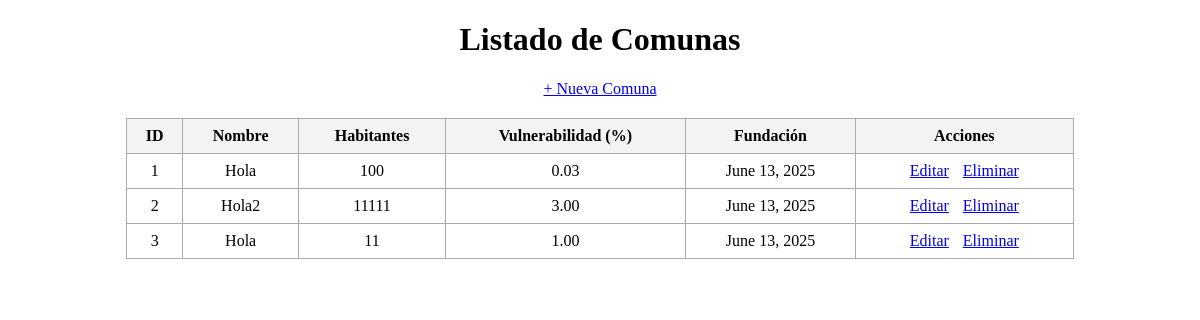
Before: /comunas/ with the older database file.
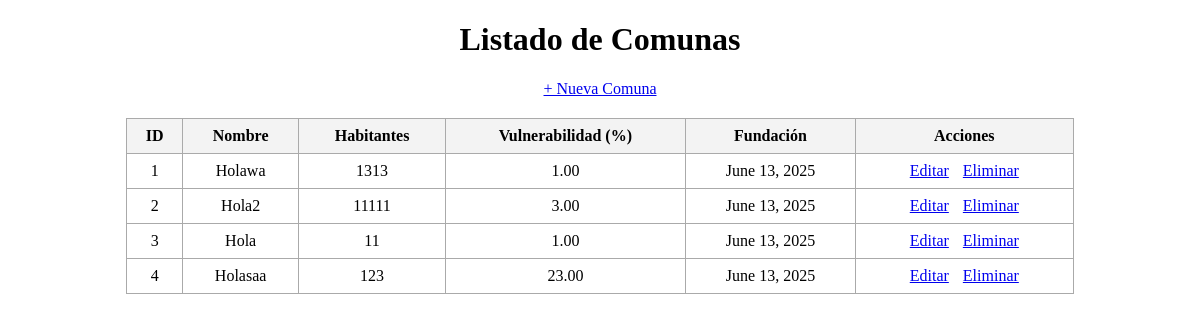
After: the same page with the newer database file.
### MisComunas/models.py (models this page shows)
class comuna(models.Model):
 id = models.IntegerField(primary_key=True)
 nombre =models.CharField(max_length=50)
 cantidad_habitantes = models.IntegerField(null=True)
 tasa_de_vulneribilidad = models.DecimalField(max_digits=10, decimal_places=2, default=0)
 fecha_fundacion = models.DateField(default=timezone.now)

### MisComunas/views.py (the view)
# urls.py: path('', lambda request: redirect('comuna_list')),
def comuna_list(request):
    comunas = comuna.objects.all()
    return render(request, 'MisComunas/list.html', {'comunas': comunas})

### MisComunas/templates/MisComunas/list.html (shortened to what this page needs)
<!DOCTYPE html>
<html lang="es">
<head>
</head>
<body>
    <h1 style="text-align:center;">Listado de Comunas</h1>
    <div style="text-align:center; margin-bottom: 20px;">
        <a href="{% url 'comuna_create' %}">+ Nueva Comuna</a>
    </div>
    <table>
        <thead>
            <tr>
                <th>ID</th>
                <th>Nombre</th>
                <th>Habitantes</th>
                <th>Vulnerabilidad (%)</th>
                <th>Fundación</th>
                <th>Acciones</th>
            </tr>
        </thead>
        <tbody>
            {% for comuna in comunas %}
            <tr>
                <td>{{ comuna.id }}</td>
                <td>{{ comuna.nombre }}</td>
                <td>{{ comuna.cantidad_habitantes }}</td>
                <td>{{ comuna.tasa_de_vulneribilidad }}</td>
                <td>{{ comuna.fecha_fundacion }}</td>
                <td>
                    <a href="{% url 'comuna_update' comuna.id %}">Editar</a>
                    <a href="{% url 'comuna_delete' comuna.id %}">Eliminar</a>
                </td>
            </tr>
            {% empty %}
            <tr>
                <td colspan="6">No hay comunas registradas.</td>
            </tr>
            {% endfor %}
        </tbody>
    </table>
</body>
</html>

### MisComunas/templates/MisComunas/list.html (style rules this page uses)
table { border-collapse: collapse; width: 80%; margin: auto; }
th, td { border: 1px solid #aaa; padding: 8px; text-align: center; }
th { background-color: #f3f3f3; }
a { margin: 0 5px; }

Changed rows visible on the page:
changed comuna id 1: nombre "Hola" → "Holawa"; cantidad_habitantes "100" → "1313"; tasa_de_vulneribilidad "0.03" → "1.00"
added comuna: id "4", nombre "Holasaa", cantidad_habitantes "123", tasa_de_vulneribilidad "23.00", fecha_fundacion "June 13, 2025"
